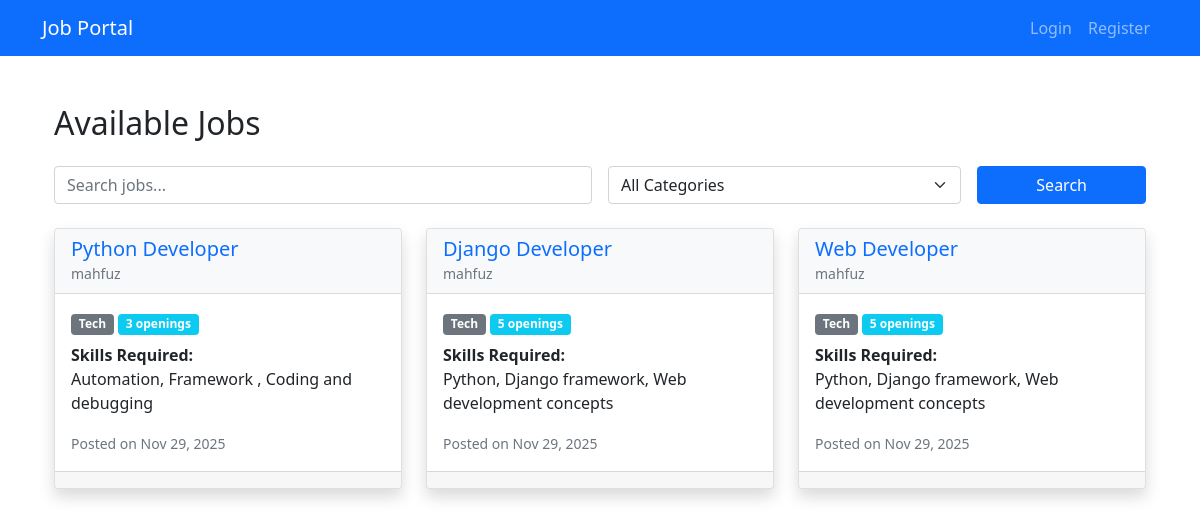
The page / on the database its author committed.
### portal/models.py (models this page shows, shortened)
class Job(models.Model):
    CATEGORY_CHOICES = [
        ("tech", "Technology"),
        ("finance", "Finance"),
        ("healthcare", "Healthcare"),
        ("education", "Education"),
        ("other", "Other"),
    ]
    title = models.CharField(max_length=200)
    recruiter = models.ForeignKey(User, on_delete=models.CASCADE, related_name="jobs")
    number_of_openings = models.PositiveIntegerField()
    category = models.CharField(max_length=20, choices=CATEGORY_CHOICES)
    description = models.TextField()
    skills_required = models.TextField()  # Comma-separated skills
    created_at = models.DateTimeField(auto_now_add=True)

### portal/views.py (the view)
# urls.py: path('', views.job_list, name='job_list'),
def job_list(request):
    jobs = Job.objects.all()
    query = request.GET.get('query', '')
    category = request.GET.get('category', '')
    if query:
        jobs = jobs.filter(
            Q(title__icontains=query) |
            Q(description__icontains=query) |
            Q(skills_required__icontains=query)
        )
    if category and category != "all":
        jobs = jobs.filter(category=category)
    applied_jobs = []
    if hasattr(request.user, 'userprofile') and request.user.userprofile.user_type == 'jobseeker':
        applied_jobs = Application.objects.filter(jobseeker=request.user).values_list('job_id', flat=True)
    return render(request, 'portal/job_list.html', {
        'jobs': jobs,
        'applied_jobs': applied_jobs,
        'query': query,
        'category': category
    })

### portal/templates/portal/job_list.html (shortened to what this page needs)
{% extends 'portal/base.html' %}
{% block content %}
<div class="container mt-5">
    <div class="row">
        <div class="col-12">
            <h2 class="mb-4">Available Jobs</h2>
            <form method="get" class="mb-4">
                <div class="row g-3">
                    <div class="col-md-6">
                        <input type="text" name="query" class="form-control" placeholder="Search jobs..." value="{{ query }}">
                    </div>
                    <div class="col-md-4">
                        <select name="category" class="form-select">
                            <option value="all" {% if not category or category == 'all' %}selected{% endif %}>All Categories</option>
                        </select>
                    </div>
                    <div class="col-md-2">
                        <button type="submit" class="btn btn-primary w-100">Search</button>
                    </div>
                </div>
            </form>
        </div>
    </div>
    <div class="row">
        {% for job in jobs %}
            <div class="col-md-4 mb-4">
                <div class="card shadow h-100">
                    <div class="card-header bg-light">
                        <h5 class="card-title mb-0"><a href="{% url 'portal:job_details' job.id %}" class="text-decoration-none">{{ job.title }}</a></h5>
                        <small class="text-muted">{{ job.recruiter.username }}</small>
                    </div>
                    <div class="card-body">
                        <div class="mb-2">
                            <span class="badge bg-secondary">{{ job.category|title }}</span>
                            <span class="badge bg-info">{{ job.number_of_openings }} openings</span>
                        </div>
                        <div class="mb-3">
                            <strong>Skills Required:</strong>
                            <p class="mb-0">{{ job.skills_required }}</p>
                        </div>
                        <small class="text-muted">Posted on {{ job.created_at|date:"M d, Y" }}</small>
                    </div>
                    <div class="card-footer">
                    </div>
                </div>
            </div>
        {% endfor %}
    </div>
</div>
{% endblock %}

### rows shown on the page
Job: title "Python Developer", recruiter.username "mahfuz", category "Tech", number_of_openings "3", skills_required "Automation, Framework , Coding and debugging", created_at "Nov 29, 2025"
Job: title "Django Developer", recruiter.username "mahfuz", category "Tech", number_of_openings "5", skills_required "Python, Django framework, Web development concepts", created_at "Nov 29, 2025"
Job: title "Web Developer", recruiter.username "mahfuz", category "Tech", number_of_openings "5", skills_required "Python, Django framework, Web development concepts", created_at "Nov 29, 2025"
